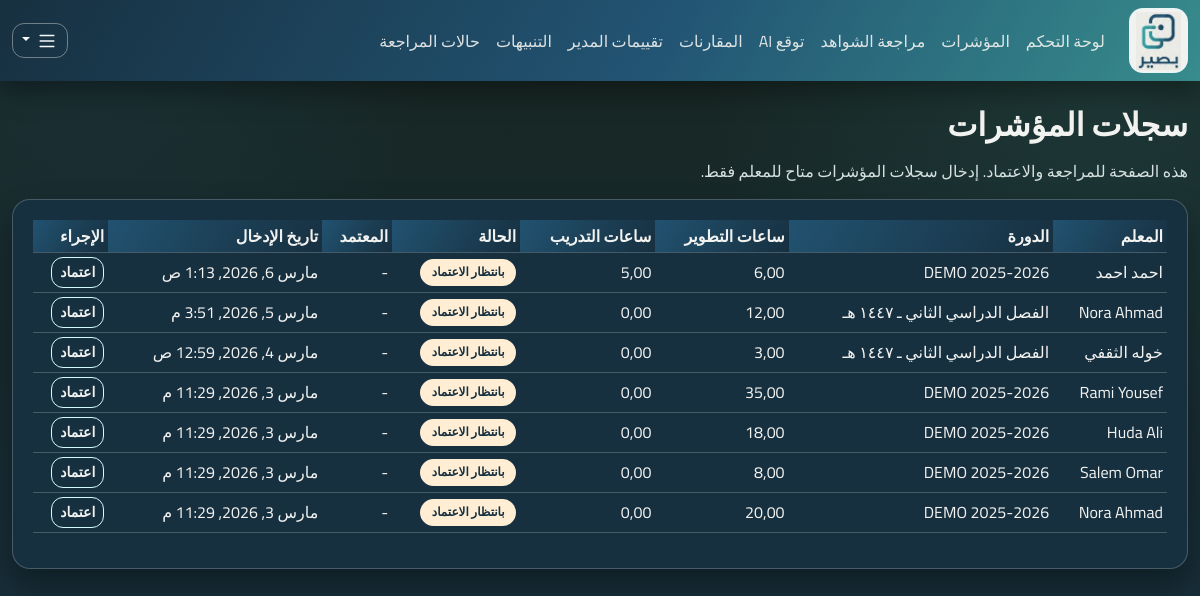
/metrics/ (signed in), run on the app's committed database.
### apps/metrics/models.py (models this page shows, shortened)
class TeacherMetricSnapshot(models.Model):
    class ApprovalStatus(models.TextChoices):
        PENDING = "PENDING", "Pending"
        APPROVED = "APPROVED", "Approved"
    teacher = models.ForeignKey("teachers.Teacher", on_delete=models.CASCADE, related_name="metric_snapshots")
    cycle = models.ForeignKey("cycles.EvaluationCycle", on_delete=models.CASCADE, related_name="metric_snapshots")
    pd_hours = models.DecimalField(max_digits=7, decimal_places=2)
    training_hours = models.DecimalField(max_digits=7, decimal_places=2)
    created_by = models.ForeignKey("accounts.User", null=True, on_delete=models.SET_NULL, related_name="metric_snapshots_created")
    approval_status = models.CharField(max_length=16, choices=ApprovalStatus.choices, default=ApprovalStatus.PENDING)
    approved_by = models.ForeignKey(
        "accounts.User", null=True, blank=True, on_delete=models.SET_NULL, related_name="metric_snapshots_approved"
    )
    approved_at = models.DateTimeField(null=True, blank=True)
    created_at = models.DateTimeField(auto_now_add=True)
    class Meta:
        constraints = [
            models.UniqueConstraint(fields=["teacher", "cycle"], name="uq_metric_teacher_cycle"),
            models.CheckConstraint(check=models.Q(pd_hours__gte=0), name="ck_pd_hours_non_negative"),
            models.CheckConstraint(check=models.Q(training_hours__gte=0), name="ck_training_hours_non_negative"),
        ]
        indexes = [
            models.Index(fields=["teacher", "cycle"]),
            models.Index(fields=["cycle", "created_at"]),
            models.Index(fields=["approval_status", "cycle"]),
        ]

### apps/teachers/models.py (models this page shows)
class Teacher(models.Model):
    user = models.OneToOneField("accounts.User", on_delete=models.CASCADE, related_name="teacher_profile")
    school = models.ForeignKey("schools.School", on_delete=models.PROTECT, related_name="teachers")
    employee_id = models.CharField(max_length=50, unique=True)
    is_active = models.BooleanField(default=True)
    created_at = models.DateTimeField(auto_now_add=True)
    class Meta:
        indexes = [models.Index(fields=["school", "employee_id"])]
    def __str__(self) -> str:
        return self.user.get_full_name() or self.user.username

### apps/accounts/models.py (models this page shows)
class User(AbstractUser):
    class Role(models.TextChoices):
        TEACHER = "TEACHER", "Teacher"
        LEADER = "LEADER", "Leader"
        ADMIN = "ADMIN", "Admin"
    role = models.CharField(max_length=16, choices=Role.choices, default=Role.TEACHER)
    school = models.ForeignKey("schools.School", null=True, blank=True, on_delete=models.SET_NULL)
    class Meta:
        indexes = [models.Index(fields=["role", "school"])]

### apps/cycles/models.py (models this page shows, shortened)
class EvaluationCycle(models.Model):
    school = models.ForeignKey("schools.School", on_delete=models.CASCADE, related_name="cycles")
    name = models.CharField(max_length=100)
    start_date = models.DateField()
    end_date = models.DateField()
    is_active = models.BooleanField(default=True)
    created_at = models.DateTimeField(auto_now_add=True)
    class Meta:
        constraints = [
            models.UniqueConstraint(fields=["school", "name"], name="uq_cycle_school_name"),
            models.CheckConstraint(check=models.Q(end_date__gte=models.F("start_date")), name="ck_cycle_dates_order"),
        ]
        indexes = [models.Index(fields=["school", "is_active"])]

### apps/ui/views.py (the view)
# urls.py: path("metrics/", views.metrics_page, name="metrics"),
@login_required
def metrics_page(request: HttpRequest) -> HttpResponse:
    snapshots = (
        _by_role_queryset(request.user, TeacherMetricSnapshot)
        .select_related("teacher", "teacher__user", "cycle", "approved_by")
        .order_by("-created_at")
    )
    can_approve = request.user.role in [User.Role.LEADER, User.Role.ADMIN]
    is_teacher = request.user.role == User.Role.TEACHER
    if request.method == "POST":
        action = request.POST.get("action", "submit_metric")
        if action == "approve_metric":
            if not can_approve:
                messages.error(request, "اعتماد المؤشرات متاح للمدير فقط.")
                return redirect("ui:dashboard")
            snapshot_id = request.POST.get("snapshot_id")
            snapshot = get_object_or_404(_by_role_queryset(request.user, TeacherMetricSnapshot), id=snapshot_id)
            if snapshot.approval_status == TeacherMetricSnapshot.ApprovalStatus.APPROVED:
                messages.info(request, "هذا السجل معتمد مسبقًا.")
                return redirect("ui:metrics")
            snapshot.approval_status = TeacherMetricSnapshot.ApprovalStatus.APPROVED
            snapshot.approved_by = request.user
            snapshot.approved_at = timezone.now()
            snapshot.save(update_fields=["approval_status", "approved_by", "approved_at"])
            log_audit(
                actor=request.user,
                action="metrics.approved",
                entity_type="TeacherMetricSnapshot",
                entity_id=str(snapshot.id),
                after={
                    "teacher_id": snapshot.teacher_id,
                    "cycle_id": snapshot.cycle_id,
                    "approved_by": request.user.id,
                },
            )
            messages.success(request, "تم اعتماد سجل المؤشرات بنجاح.")
            return redirect("ui:metrics")
        if not is_teacher:
            messages.error(request, "إدخال المؤشرات متاح للمعلم فقط، والاعتماد للمدير.")
            return redirect("ui:dashboard")
        form = MetricSnapshotForm(request.POST, user=request.user)
        if form.is_valid():
            data = form.cleaned_data
            try:
                with transaction.atomic():
                    obj, created = TeacherMetricSnapshot.objects.update_or_create(
                        teacher=data["teacher"],
                        cycle=data["cycle"],
                        defaults={
                            "pd_hours": data["pd_hours"],
                            "training_hours": data["training_hours"],
                            "created_by": request.user,
                            "approval_status": TeacherMetricSnapshot.ApprovalStatus.PENDING,
                            "approved_by": None,
                            "approved_at": None,
                        },
                    )
                    log_audit(
                        actor=request.user,
                        action="metrics.submitted" if created else "metrics.resubmitted",
                        entity_type="TeacherMetricSnapshot",
                        entity_id=str(obj.id),
                        after={
                            "teacher_id": obj.teacher_id,
                            "cycle_id": obj.cycle_id,
                            "pd_hours": str(obj.pd_hours),
                            "training_hours": str(obj.training_hours),
                        },
                    )
                messages.success(request, "تم إرسال سجل المؤشرات للمراجعة والاعتماد.")
                return redirect("ui:metrics")
            except IntegrityError:
                messages.error(request, "تعذر حفظ البيانات بسبب تعارض في السجلات.")
    else:
        form = MetricSnapshotForm(user=request.user) if is_teacher else None
    return render(
        request,
        "ui/metrics.html",
        {"form": form, "snapshots": snapshots, "can_approve": can_approve, "is_teacher": is_teacher},
    )

### apps/ui/views.py (called while the page is built)
def _by_role_queryset(user: User, model, teacher_lookup: str = "teacher"):
    qs = model.objects.all()
    if user.role == User.Role.ADMIN:
        return qs
    if user.role == User.Role.LEADER:
        return qs.filter(**{f"{teacher_lookup}__school": user.school})
    return qs.filter(**{f"{teacher_lookup}__user": user})

### apps/ui/templates/ui/metrics.html (shortened to what this page needs)
{% extends "ui/base.html" %}
{% block content %}
<h2 class="mb-3">سجلات المؤشرات</h2>
{% if is_teacher %}
<p class="text-muted">يمكنك إدخال أو تحديث سجلك، ثم ينتقل لحالة بانتظار اعتماد المدير.</p>
{% else %}
<p class="text-muted">هذه الصفحة للمراجعة والاعتماد. إدخال سجلات المؤشرات متاح للمعلم فقط.</p>
{% endif %}
<div class="row g-4">
  <div class="{% if form %}col-lg-8{% else %}col-lg-12{% endif %}">
    <div class="card">
      <div class="card-body">
        <div class="table-responsive">
          <table class="table table-sm align-middle">
            <thead>
              <tr>
                <th>المعلم</th>
                <th>الدورة</th>
                <th>ساعات التطوير</th>
                <th>ساعات التدريب</th>
                <th>الحالة</th>
                <th>المعتمد</th>
                <th>تاريخ الإدخال</th>
                {% if can_approve %}<th>الإجراء</th>{% endif %}
              </tr>
            </thead>
            <tbody>
              {% for s in snapshots %}
              <tr>
                <td>{{ s.teacher }}</td>
                <td>{{ s.cycle.name }}</td>
                <td>{{ s.pd_hours }}</td>
                <td>{{ s.training_hours }}</td>
                <td>
                  {% if s.approval_status == "APPROVED" %}
                  <span class="badge text-bg-success">معتمد</span>
                  {% else %}
                  <span class="badge text-bg-warning">بانتظار الاعتماد</span>
                  {% endif %}
                </td>
                <td>
                  {% if s.approved_by %}
                  {{ s.approved_by.username }}<br><span class="small text-muted">{{ s.approved_at }}</span>
                  {% else %}
                  -
                  {% endif %}
                </td>
                <td>{{ s.created_at }}</td>
                {% if can_approve %}
                <td>
                  {% if s.approval_status != "APPROVED" %}
                  <form method="post">
                    <button class="btn btn-sm btn-outline-primary" type="submit">اعتماد</button>
                  </form>
                  {% else %}
                  <span class="text-muted">-</span>
                  {% endif %}
                </td>
                {% endif %}
              </tr>
              {% empty %}
              <tr>
                <td colspan="{% if can_approve %}8{% else %}7{% endif %}" class="text-muted">لا توجد سجلات مؤشرات حتى
                  الآن.</td>
              </tr>
              {% endfor %}
            </tbody>
          </table>
        </div>
      </div>
    </div>
  </div>
</div>
{% endblock %}

### apps/ui/templates/ui/base.html (style rules this page uses)
:root { --brand-primary: #225473; --brand-deep: #173040; --brand-accent: #378C8C; --accent-warm: #FFEDD4; --accent-cool: #D4FBFF; --bg-main: #182621; --text-main: #F2F2F0; --text-muted: #D6E1DF; --surface: #173040; --surface-soft: #225473; --line: rgba(242, 242, 240, 0.22); --shadow: 0 16px 30px rgba(0, 0, 0, 0.34); }
body { font-family: "Cairo", sans-serif; color: var(--text-main); background: radial-gradient(circle at 92% 8%, rgba(55, 140, 140, 0.16), transparent 30%), radial-gradient(circle at 8% 4%, rgba(34, 84, 115, 0.2), transparent 25%), linear-gradient(180deg, #182621 0%, #173040 100%); min-height: 100vh; }
h1, h2, h3, h4, h5, h6 { font-weight: 700; color: var(--text-main); }
.card { border: 1px solid var(--line); border-radius: 18px; box-shadow: var(--shadow); background: var(--surface); }
.card .card-body { padding: 1.2rem 1.25rem; }
.table { --bs-table-bg: transparent; --bs-table-border-color: var(--line); color: var(--text-main); }
.table thead th { background: linear-gradient(120deg, rgba(34, 84, 115, 0.95), rgba(23, 48, 64, 0.95)); color: var(--text-main); border-bottom-width: 1px; font-weight: 700; }
.table td, .table th, .form-label, .navbar-text, p, li { color: var(--text-main); }
.btn { border-radius: 12px; font-weight: 700; box-shadow: none; }
.btn-outline-primary { border-color: var(--accent-cool); color: #F2F2F0; }
.badge { border-radius: 999px; padding: 0.46rem 0.72rem; font-weight: 700; }
.text-bg-warning { background-color: var(--accent-warm) !important; color: #173040 !important; }
.text-muted { color: var(--text-muted) !important; }

### data on the page
TeacherMetricSnapshot: teacher "احمد احمد", cycle.name "DEMO 2025-2026", pd_hours "6,00", training_hours "5,00", approval_status "بانتظار الاعتماد", created_at "مارس 6, 2026, 1:13 ص"
TeacherMetricSnapshot: teacher "Nora Ahmad", cycle.name "الفصل الدراسي الثاني ـ ١٤٤٧ هـ", pd_hours "12,00", training_hours "0,00", approval_status "بانتظار الاعتماد", created_at "مارس 5, 2026, 3:51 م"
TeacherMetricSnapshot: teacher "خوله الثقفي", cycle.name "الفصل الدراسي الثاني ـ ١٤٤٧ هـ", pd_hours "3,00", training_hours "0,00", approval_status "بانتظار الاعتماد", created_at "مارس 4, 2026, 12:59 ص"
TeacherMetricSnapshot: teacher "Rami Yousef", cycle.name "DEMO 2025-2026", pd_hours "35,00", training_hours "0,00", approval_status "بانتظار الاعتماد", created_at "مارس 3, 2026, 11:29 م"
TeacherMetricSnapshot: teacher "Huda Ali", cycle.name "DEMO 2025-2026", pd_hours "18,00", training_hours "0,00", approval_status "بانتظار الاعتماد", created_at "مارس 3, 2026, 11:29 م"
TeacherMetricSnapshot: teacher "Salem Omar", cycle.name "DEMO 2025-2026", pd_hours "8,00", training_hours "0,00", approval_status "بانتظار الاعتماد", created_at "مارس 3, 2026, 11:29 م"
TeacherMetricSnapshot: teacher "Nora Ahmad", cycle.name "DEMO 2025-2026", pd_hours "20,00", training_hours "0,00", approval_status "بانتظار الاعتماد", created_at "مارس 3, 2026, 11:29 م"
